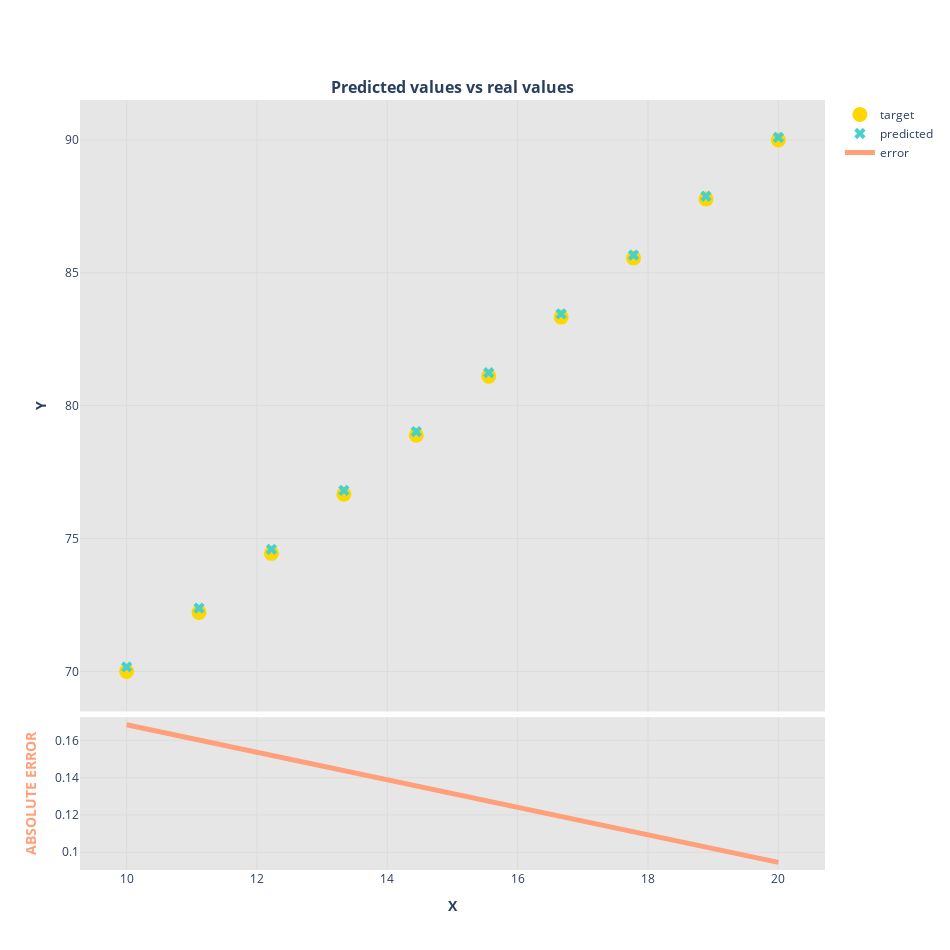

Notebook code for this chart:
### Code cell
b = b_path[-1]
w = w_path[-1]

def reg_grad(x): return w*x + b

predicted_trace = go.Scatter(
    x=x_test, y=reg_grad(x_test),
    line=dict(width=5),
    name='predicted',
    mode='markers',
    marker_size=10,
    marker_color='mediumturquoise',
    marker_symbol='x'
)

target_trace = go.Scatter(
    x=x_test, y=f(x_test),
    name='target',
    mode='markers',
    marker_size=15,
    marker_color='gold'
)

error_trace = go.Scatter(
    x=x_test, y=abs(f(x_test)-reg_grad(x_test)),
    name='error',
    mode='lines',
    line_width=5,
    line_color='lightsalmon'
)

fig = make_subplots(
    rows=2, cols=1,
    row_heights=[0.8, 0.2],
    subplot_titles=('<b>Predicted values vs real values</b>', ''),
    vertical_spacing=0.0075, shared_xaxes=True
)

fig.add_trace(target_trace, row=1, col=1)
fig.add_trace(predicted_trace, row=1, col=1)
fig.add_trace(error_trace, row=2, col=1)

fig.update_xaxes(
    row=1, col=1,
    gridcolor='rgb(220,220,220)',
    zeroline=False
)

fig.update_xaxes(
    title_text='<b>X</b>',
    row=2, col=1,
    gridcolor='rgb(220,220,220)',
    zeroline=False
)

fig.update_yaxes(
    title_text='<b>Y</b>',
    row=1, col=1,
    gridcolor='rgb(220,220,220)'
)

fig.update_yaxes(
    title_text='<b>ABSOLUTE ERROR</b>',
    titlefont_color='lightsalmon',
    row=2, col=1,
    gridcolor='rgb(220,220,220)',
    zeroline=False
)

fig.update_layout(height=950, width=950, plot_bgcolor='rgb(230,230,230)')

fig.show()

### Figure 1 — Plotly figure (JSON) as saved in the notebook; plotly's stock layout.template omitted (floating-point values rounded to 4 significant figures)
{"data": [{"marker": {"color": "gold", "size": 15}, "mode": "markers", "name": "target", "type": "scatter", "x": [10, 11.11, 12.22, 13.33, 14.44, 15.56, 16.67, 17.78, 18.89, 20], "xaxis": "x", "y": [70, 72.22, 74.44, 76.67, 78.89, 81.11, 83.33, 85.56, 87.78, 90], "yaxis": "y"}, {"line": {"width": 5}, "marker": {"color": "mediumturquoise", "size": 10, "symbol": "x"}, "mode": "markers", "name": "predicted", "type": "scatter", "x": [10, 11.11, 12.22, 13.33, 14.44, 15.56, 16.67, 17.78, 18.89, 20], "xaxis": "x", "y": [70.17, 72.38, 74.6, 76.81, 79.02, 81.24, 83.45, 85.67, 87.88, 90.09], "yaxis": "y"}, {"line": {"color": "lightsalmon", "width": 5}, "mode": "lines", "name": "error", "type": "scatter", "x": [10, 11.11, 12.22, 13.33, 14.44, 15.56, 16.67, 17.78, 18.89, 20], "xaxis": "x2", "y": [0.1684, 0.1602, 0.152, 0.1438, 0.1356, 0.1274, 0.1192, 0.111, 0.1028, 0.09456], "yaxis": "y2"}], "layout": {"annotations": [{"font": {"size": 16}, "showarrow": false, "text": "<b>Predicted values vs real values</b>", "x": 0.5, "xanchor": "center", "xref": "paper", "y": 1, "yanchor": "bottom", "yref": "paper"}], "height": 950, "plot_bgcolor": "rgb(230,230,230)", "width": 950, "xaxis": {"anchor": "y", "domain": [0, 1], "gridcolor": "rgb(220,220,220)", "matches": "x2", "showticklabels": false, "zeroline": false}, "xaxis2": {"anchor": "y2", "domain": [0, 1], "gridcolor": "rgb(220,220,220)", "title": {"text": "<b>X</b>"}, "zeroline": false}, "yaxis": {"anchor": "x", "domain": [0.206, 1], "gridcolor": "rgb(220,220,220)", "title": {"text": "<b>Y</b>"}}, "yaxis2": {"anchor": "x2", "domain": [0, 0.1985], "gridcolor": "rgb(220,220,220)", "title": {"font": {"color": "lightsalmon"}, "text": "<b>ABSOLUTE ERROR</b>"}, "zeroline": false}}}
